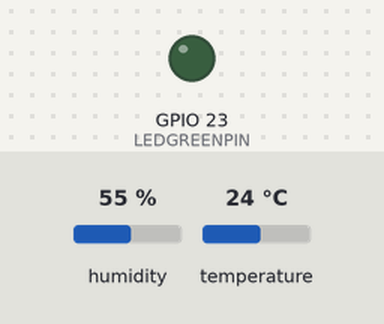
The program below on a simulated ESP32. On the bench: output pins drawn as LEDs (lit = HIGH). Inputs (shaded band) come from the test bench; at power-on: humidity 55 %, temperature 24 °C. WiFi joins after 1.5 s; servers stay silent unless stated; uploads are accepted with an empty reply; the local clock reads 2024-03-15 10:24:30 at power-on unless the program sets it; not simulated (calls return 0 or success): Secrets.h; what the program prints to the serial monitor is not drawn.

Above: at 2.0 s.
Timing chart, 0 to 3.5 s (numbered marks = the images above):
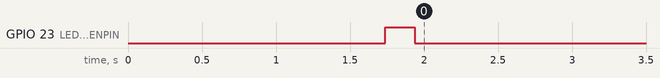

Measured:
- by itself, GPIO 23 (LEDGREENPIN): LOW → HIGH at 1.7 s, → LOW 0.20 s later

The program:

main.cpp
```cpp
#include <Arduino.h>
#include <WiFi.h>
#include <HTTPClient.h>

#include <ArduinoJson.h>
#include <DHT.h>
#include "Secrets.h"
#include "time.h"

#define DHTpin 22
#define LEDGREENPIN 23
#define LEDREDPIN 21

// Initialize DHT object
DHT dht(DHTpin, DHT11);

// Initialize Time
String epochTime;
unsigned long dataMillis = 0;
const long gmtOffset_sec = (3*3600);
long duration = 60000 * 5; // 5 minutes

const char* ntpServer = "pool.ntp.org";
const char* z;
StaticJsonDocument<500> doc;  // A little more than 500 bytes in the stack.

void setup() {
  // put your setup code here, to run once:
  Serial.begin(115200);
  dht.begin();
  pinMode(LEDGREENPIN, OUTPUT);
  digitalWrite(LEDGREENPIN, LOW);

  WiFi.begin(WIFI_SSID, WIFI_PASSWORD);
  Serial.print("Connecting to WiFi.");
  while (WiFi.status() != WL_CONNECTED){
    Serial.print(".");
    delay(300);
  }
  Serial.println();

  Serial.print("Connected with IP Address: ");
  Serial.println(WiFi.localIP());

  configTime(gmtOffset_sec, 0, ntpServer);
}

const char* getTime(){
  time_t now;
  struct tm timeinfo;
  if (!getLocalTime(&timeinfo)){
    return(0);
  }
  z = (&timeinfo,"%Y-%M-%d %H:%M:%S");
  return z;
}

void POSTData()
{
  if(WiFi.status() == WL_CONNECTED){
    HTTPClient http;
    http.begin(serverName);
    http.addHeader(
      "Content-Type",
      "application/json"
    );
    String json;
    serializeJson(doc, json);
    Serial.println(json);

    int httpResponseCode = http.POST(json);
    Serial.println(httpResponseCode);

    if (httpResponseCode == 200){
      Serial.println("Data uploaded.");
      digitalWrite(LEDGREENPIN, HIGH);
      delay(200);
      digitalWrite(LEDGREENPIN, LOW);
    }
    else{
      Serial.print("Error uploading data");
      Serial.println();
      digitalWrite(LEDREDPIN, HIGH);
      delay(200);
      digitalWrite(LEDREDPIN, LOW);
    }
  }
}

void loop() {
  // put your main code here, to run repeatedly:
  if (millis() - dataMillis > duration || dataMillis == 0)
  {
    dataMillis = millis();
    // epochTime = getTime();
    const char* epoch = getTime();
    Serial.print("Epoch time: ");
    Serial.println(epoch);


    // Float temperature + Humidity
    float temperature = dht.readTemperature();
    float humidity = dht.readHumidity();
    delay(5);
    Serial.print("Temperature: ");
    Serial.print(temperature);
    Serial.print("Humidity: ");
    Serial.print(humidity);

    // Document
    // The single quote is used to define single character and double quotes is used to define string literal
    doc["temperature"] = temperature;
    doc["humidity"] = humidity;
    doc["timestamp"] = epoch;

    Serial.println("Uploading data... ");
    POSTData();
  }
}
```
